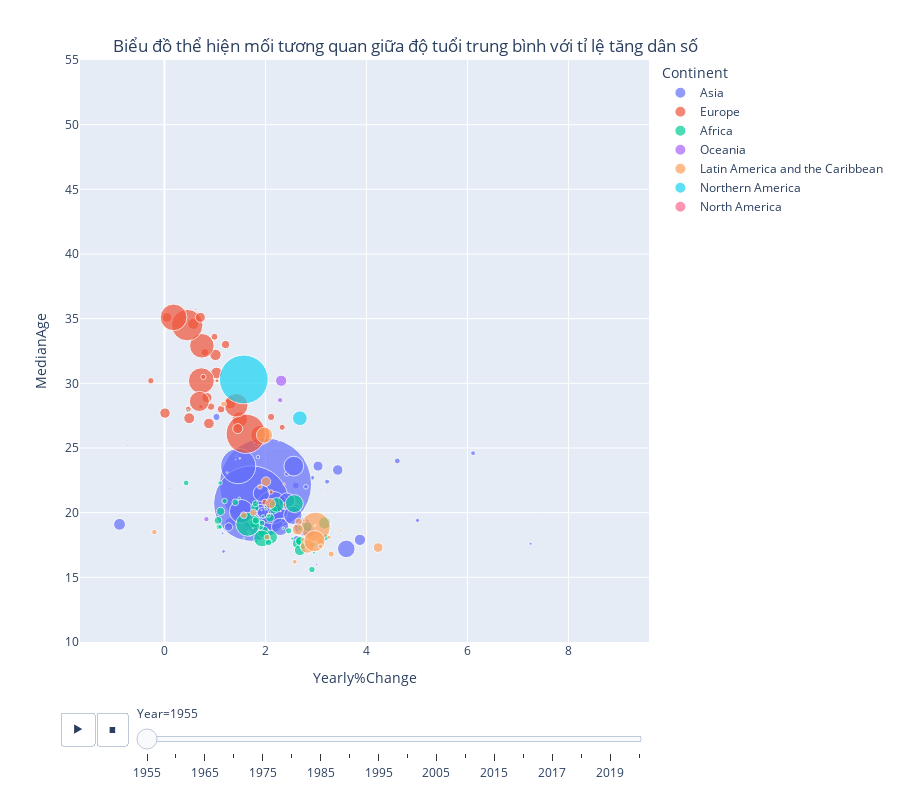

Source (notebook cell):
### Markdown cell above
**Mối tương quan giữa độ tuổi trung bình với tỉ lệ tăng dân số.**

### Code cell
import math
df_=df[::]
#df_['Population']=[math.log(i,10) for i in df_.pop('Population')]
fig=px.scatter(df_, x="Yearly%Change", y="MedianAge", animation_frame="Year", animation_group="Country",size='Population',size_max=100,
        color="Continent", hover_name="Country", range_y=[10,55],height=800,range_x=[])
fig.update_layout(
    title={
        'text': "Biểu đồ thể hiện mối tương quan giữa độ tuổi trung bình với tỉ lệ tăng dân số",
        'y':0.95,
        'x':0.45,
        'xanchor': 'center',
        'yanchor': 'top'})

fig.write_html(f"./3 visualization/8 {fig['layout']['title']['text']}.html")
fig.show()

### Figure 1 — Plotly figure (JSON) as saved in the notebook; plotly's stock layout.template omitted (floating-point values rounded to 4 significant figures)
{"data": [{"hovertemplate": "<b>%{hovertext}</b><br><br>Continent=Asia<br>Year=1955<br>Yearly%Change=%{x}<br>MedianAge=%{y}<br>Population=%{marker.size}<extra></extra>", "hovertext": ["Afghanistan", "Armenia", "Azerbaijan", "Bahrain", "Bangladesh", "Bhutan", "Brunei ", "Cambodia", "China", "Cyprus", "Georgia", "Hong Kong", "India", "Indonesia", "Iran", "Iraq", "Israel", "Japan", "Jordan", "Kazakhstan", "Kuwait", "Kyrgyzstan", "Laos", "Lebanon", "Macao", "Malaysia", "Maldives", "Mongolia", "Myanmar", "Nepal", "North Korea", "Oman", "Pakistan", "Philippines", "Qatar", "Saudi Arabia", "Singapore", "South Korea", "Sri Lanka", "State of Palestine", "Syria", "Taiwan", "Tajikistan", "Thailand", "Timor-Leste", "Turkey", "Turkmenistan", "United Arab Emirates", "Uzbekistan", "Vietnam", "Yemen"], "ids": ["Afghanistan", "Armenia", "Azerbaijan", "Bahrain", "Bangladesh", "Bhutan", "Brunei ", "Cambodia", "China", "Cyprus", "Georgia", "Hong Kong", "India", "Indonesia", "Iran", "Iraq", "Israel", "Japan", "Jordan", "Kazakhstan", "Kuwait", "Kyrgyzstan", "Laos", "Lebanon", "Macao", "Malaysia", "Maldives", "Mongolia", "Myanmar", "Nepal", "North Korea", "Oman", "Pakistan", "Philippines", "Qatar", "Saudi Arabia", "Singapore", "South Korea", "Sri Lanka", "State of Palestine", "Syria", "Taiwan", "Tajikistan", "Thailand", "Timor-Leste", "Turkey", "Turkmenistan", "United Arab Emirates", "Uzbekistan", "Vietnam", "Yemen"], "legendgroup": "Asia", "marker": {"color": "#636efa", "size": [8270991, 1563507, 3329387, 133585, 42086301, 197457, 63356, 5045288, 612241554, 529972, 3713133, 2472658, 409880595, 77273425, 19294127, 6502657, 1691878, 89018257, 682968, 7932521, 181888, 1904062, 1890854, 1532115, 189460, 7038913, 79703, 855103, 19550071, 9316916, 10086991, 495818, 40488030, 22177058, 35866, 3558155, 1305105, 21514570, 8778438, 987755, 3911501, 9189972, 1794416, 23711132, 439223, 24270600, 1364635, 79578, 7277333, 28147443, 4965574], "sizemode": "area", "sizeref": 143900.0, "symbol": "circle"}, "mode": "markers", "name": "Asia", "orientation": "v", "showlegend": true, "type": "scatter", "x": [1.3, 2.93, 2.6, 2.93, 2.12, 2.23, 5.71, 2.62, 2, 1.42, 1.03, 4.61, 1.72, 2.13, 2.42, 2.6, 6.11, 1.46, 7.25, 3.43, 3.51, 1.82, 2.36, 2.8, -0.73, 2.87, 1.58, 1.85, 1.92, 1.89, -0.89, 1.67, 1.52, 3.6, 7.48, 2.65, 5.01, 2.29, 1.95, 1.17, 2.76, 3.87, 3.22, 2.74, 1.15, 2.54, 2.42, 2.72, 3.04, 2.56, 1.27], "xaxis": "x", "y": [19.2, 22.7, 22.1, 19.2, 19.3, 18.5, 21.1, 17.9, 22.2, 24.4, 27.4, 24, 20.7, 20.4, 20.9, 20.3, 24.6, 23.6, 17.6, 23.3, 22.7, 25.3, 19.4, 22, 25.2, 18.5, 19.8, 24.3, 21.5, 20.2, 19.1, 18.5, 20.1, 17.2, 19.4, 18.8, 19.4, 18.9, 20, 17, 18.8, 17.9, 22.4, 18.9, 18.4, 19.8, 23, 18.4, 23.6, 23.6, 18.9], "yaxis": "y"}, {"hovertemplate": "<b>%{hovertext}</b><br><br>Continent=Europe<br>Year=1955<br>Yearly%Change=%{x}<br>MedianAge=%{y}<br>Population=%{marker.size}<extra></extra>", "hovertext": ["Albania", "Andorra", "Austria", "Belarus", "Belgium", "Bosnia and Herzegovina", "Bulgaria", "Channel Islands", "Croatia", "Czech Republic (Czechia)", "Denmark", "Estonia", "Faeroe Islands", "Finland", "France", "Germany", "Gibraltar", "Greece", "Holy See", "Hungary", "Iceland", "Ireland", "Isle of Man", "Italy", "Latvia", "Liechtenstein", "Lithuania", "Luxembourg", "Malta", "Moldova", "Monaco", "Montenegro", "Netherlands", "North Macedonia", "Norway", "Poland", "Portugal", "Romania", "Russia", "San Marino", "Serbia", "Slovakia", "Slovenia", "Spain", "Sweden", "Switzerland", "Ukraine", "United Kingdom"], "ids": ["Albania", "Andorra", "Austria", "Belarus", "Belgium", "Bosnia and Herzegovina", "Bulgaria", "Channel Islands", "Croatia", "Czech Republic (Czechia)", "Denmark", "Estonia", "Faeroe Islands", "Finland", "France", "Germany", "Gibraltar", "Greece", "Holy See", "Hungary", "Iceland", "Ireland", "Isle of Man", "Italy", "Latvia", "Liechtenstein", "Lithuania", "Luxembourg", "Malta", "Moldova", "Monaco", "Montenegro", "Netherlands", "North Macedonia", "Norway", "Poland", "Portugal", "Romania", "Russia", "San Marino", "Serbia", "Slovakia", "Slovenia", "Spain", "Sweden", "Switzerland", "Ukraine", "United Kingdom"], "legendgroup": "Europe", "marker": {"color": "#EF553B", "size": [1419994, 9232, 6953406, 7747210, 8887274, 2936309, 7561493, 105609, 4030415, 9361772, 4440778, 1159231, 32481, 4238275, 43411367, 71537459, 22788, 8011124, 908, 9828494, 157642, 2873415, 52408, 48335578, 2001574, 14830, 2628751, 305261, 313526, 2627012, 19655, 443795, 10709630, 1392449, 3430340, 27269749, 8625532, 17483935, 111355300, 13789, 7234922, 3815402, 1527205, 29048395, 7262623, 4957066, 40019491, 51063902], "sizemode": "area", "sizeref": 143900.0, "symbol": "circle"}, "mode": "markers", "name": "Europe", "orientation": "v", "showlegend": true, "type": "scatter", "x": [2.37, 8.3, 0.05, 0.01, 0.57, 1.99, 0.84, 0.65, 0.92, 1.01, 0.8, 1.04, 0.61, 1.12, 0.74, 0.45, 0.67, 0.88, 0, 1.03, 2.02, -0.27, -1.05, 0.73, 0.77, 1.51, 0.47, 0.62, 0.1, 2.33, -0.34, 2.37, 1.3, 2.11, 0.99, 1.9, 0.49, 1.49, 1.61, 1.53, 1.45, 2.11, 0.72, 0.69, 0.71, 1.21, 1.42, 0.18], "xaxis": "x", "y": [20.6, 0, 35.1, 27.7, 34.6, 20.8, 28.9, 36.1, 28.2, 32.2, 32.4, 30.2, 0, 28, 32.9, 34.5, 0, 26.9, 0, 30.8, 26.2, 30.2, 0, 30.2, 30.5, 0, 28, 35.7, 21.9, 26.6, 0, 22.2, 28.5, 21.6, 33.6, 26, 27.3, 27.2, 26.1, 0, 26.5, 27.4, 28.2, 28.6, 35.1, 33, 28.3, 35.1], "yaxis": "y"}, {"hovertemplate": "<b>%{hovertext}</b><br><br>Continent=Africa<br>Year=1955<br>Yearly%Change=%{x}<br>MedianAge=%{y}<br>Population=%{marker.size}<extra></extra>", "hovertext": ["Algeria", "Angola", "Benin", "Botswana", "Burkina Faso", "Burundi", "Cabo Verde", "Cameroon", "Central African Republic", "Chad", "Comoros", "Congo", "Côte d'Ivoire", "DR Congo", "Djibouti", "Egypt", "Equatorial Guinea", "Eritrea", "Eswatini", "Ethiopia", "Gabon", "Gambia", "Ghana", "Guinea", "Guinea-Bissau", "Kenya", "Lesotho", "Liberia", "Libya", "Madagascar", "Malawi", "Mali", "Mauritania", "Mauritius", "Mayotte", "Morocco", "Mozambique", "Namibia", "Niger", "Nigeria", "Rwanda", "Réunion", "Saint Helena", "Sao Tome & Principe", "Senegal", "Seychelles", "Sierra Leone", "Somalia", "South Africa", "South Sudan", "Sudan", "Tanzania", "Togo", "Tunisia", "Uganda", "Western Sahara", "Zambia", "Zimbabwe"], "ids": ["Algeria", "Angola", "Benin", "Botswana", "Burkina Faso", "Burundi", "Cabo Verde", "Cameroon", "Central African Republic", "Chad", "Comoros", "Congo", "Côte d'Ivoire", "DR Congo", "Djibouti", "Egypt", "Equatorial Guinea", "Eritrea", "Eswatini", "Ethiopia", "Gabon", "Gambia", "Ghana", "Guinea", "Guinea-Bissau", "Kenya", "Lesotho", "Liberia", "Libya", "Madagascar", "Malawi", "Mali", "Mauritania", "Mauritius", "Mayotte", "Morocco", "Mozambique", "Namibia", "Niger", "Nigeria", "Rwanda", "Réunion", "Saint Helena", "Sao Tome & Principe", "Senegal", "Seychelles", "Sierra Leone", "Somalia", "South Africa", "South Sudan", "Sudan", "Tanzania", "Togo", "Tunisia", "Uganda", "Western Sahara", "Zambia", "Zimbabwe"], "legendgroup": "Africa", "marker": {"color": "#00cc96", "size": [9774283, 5043247, 2303587, 463359, 4517155, 2537157, 197195, 4706995, 1401341, 2735198, 175903, 911029, 3004421, 13517513, 69589, 23223124, 239873, 899752, 303028, 19947292, 484313, 329661, 5730594, 3229649, 576136, 6987658, 766763, 1011363, 1245358, 4543542, 3270548, 4975398, 738299, 570648, 18985, 10502666, 6508398, 567847, 2955541, 41086100, 2527294, 291658, 5345, 58806, 2808225, 38955, 2165815, 2491542, 15206502, 2619712, 6549298, 8729662, 1473839, 3943540, 5888793, 21147, 2644976, 3213286], "sizemode": "area", "sizeref": 143900.0, "symbol": "circle"}, "mode": "markers", "name": "Africa", "orientation": "v", "showlegend": true, "type": "scatter", "x": [1.96, 2.09, 0.43, 2.35, 1.06, 1.9, 2.06, 1.79, 1.1, 1.8, 1.98, 1.95, 2.7, 2.1, 2.34, 2.57, 1.24, 1.82, 2.11, 1.93, 0.46, 1.57, 2.62, 1.4, 1.48, 2.83, 1.7, 1.69, 2.06, 2.16, 2.06, 1.11, 2.53, 2.96, 4.63, 3.17, 1.78, 2, 2.92, 1.65, 2.94, 3.29, 0.37, -0.4, 2.46, 1.41, 1.19, 1.93, 2.22, 1.08, 2.7, 2.68, 1.1, 1.81, 2.68, 8.97, 2.74, 3.19], "xaxis": "x", "y": [18.5, 19.6, 22.3, 18.8, 19.4, 18.9, 21.7, 20.4, 22.3, 20.7, 20.6, 19.7, 18.8, 18.1, 17.5, 20.7, 23.1, 17.8, 17.8, 18, 27.9, 18, 17.6, 20.8, 21.1, 18.9, 18.3, 19.3, 19.8, 20.2, 17.7, 20.1, 18, 16.9, 22.7, 19.2, 19.2, 20.3, 15.6, 19.1, 17.5, 18.8, 0, 24.5, 18.6, 24.1, 20.9, 19.2, 20.6, 18.9, 17.8, 17.1, 18.9, 19.4, 17.8, 20.1, 17.4, 18.1], "yaxis": "y"}, {"hovertemplate": "<b>%{hovertext}</b><br><br>Continent=Oceania<br>Year=1955<br>Yearly%Change=%{x}<br>MedianAge=%{y}<br>Population=%{marker.size}<extra></extra>", "hovertext": ["American Samoa", "Australia", "Cook Islands", "Fiji", "French Polynesia", "Guam", "Kiribati", "Marshall Islands", "Micronesia", "Nauru", "New Caledonia", "New Zealand", "Niue", "Northern Mariana Islands", "Palau", "Papua New Guinea", "Samoa", "Solomon Islands", "Tokelau", "Tonga", "Tuvalu", "Vanuatu", "Wallis & Futuna"], "ids": ["American Samoa", "Australia", "Cook Islands", "Fiji", "French Polynesia", "Guam", "Kiribati", "Marshall Islands", "Micronesia", "Nauru", "New Caledonia", "New Zealand", "Niue", "Northern Mariana Islands", "Palau", "Papua New Guinea", "Samoa", "Solomon Islands", "Tokelau", "Tonga", "Tuvalu", "Vanuatu", "Wallis & Futuna"], "legendgroup": "Oceania", "marker": {"color": "#ab63fa", "size": [19754, 9165707, 16347, 335098, 68854, 62641, 36573, 13894, 171107, 3819, 67748, 2136391, 4694, 7985, 8322, 2086247, 94178, 102002, 1607, 55322, 5069, 54921, 7669], "sizemode": "area", "sizeref": 143900.0, "symbol": "circle"}, "mode": "markers", "name": "Oceania", "orientation": "v", "showlegend": true, "type": "scatter", "x": [0.85, 2.31, 1.63, 3.01, 2.7, 0.98, 2.05, 1.34, 1.92, 2.21, 0.89, 2.29, 0.12, 2.67, 2.26, 0.83, 2.78, 2.58, 0.52, 3.22, 1.64, 2.86, 1.84], "xaxis": "x", "y": [0, 30.2, 0, 16, 18.5, 22.3, 18.7, 0, 20.2, 0, 22.4, 28.7, 0, 0, 0, 19.5, 15.6, 18.6, 0, 17.2, 0, 16.8, 0], "yaxis": "y"}, {"hovertemplate": "<b>%{hovertext}</b><br><br>Continent=Latin America and the Caribbean<br>Year=1955<br>Yearly%Change=%{x}<br>MedianAge=%{y}<br>Population=%{marker.size}<extra></extra>", "hovertext": ["Anguilla", "Antigua and Barbuda", "Argentina", "Aruba", "Bahamas", "Barbados", "Belize", "Bolivia", "Brazil", "British Virgin Islands", "Caribbean Netherlands", "Cayman Islands", "Chile", "Colombia", "Costa Rica", "Cuba", "Curaçao", "Dominica", "Dominican Republic", "Ecuador", "El Salvador", "Falkland Islands", "French Guiana", "Grenada", "Guadeloupe", "Guatemala", "Guyana", "Haiti", "Honduras", "Jamaica", "Martinique", "Mexico", "Montserrat", "Nicaragua", "Panama", "Paraguay", "Peru", "Puerto Rico", "Saint Kitts & Nevis", "Saint Lucia", "Saint Martin", "Sint Maarten", "St. Vincent & Grenadines", "Suriname", "Trinidad and Tobago", "Turks and Caicos", "U.S. Virgin Islands", "Uruguay", "Venezuela"], "ids": ["Anguilla", "Antigua and Barbuda", "Argentina", "Aruba", "Bahamas", "Barbados", "Belize", "Bolivia", "Brazil", "British Virgin Islands", "Caribbean Netherlands", "Cayman Islands", "Chile", "Colombia", "Costa Rica", "Cuba", "Curaçao", "Dominica", "Dominican Republic", "Ecuador", "El Salvador", "Falkland Islands", "French Guiana", "Grenada", "Guadeloupe", "Guatemala", "Guyana", "Haiti", "Honduras", "Jamaica", "Martinique", "Mexico", "Montserrat", "Nicaragua", "Panama", "Paraguay", "Peru", "Puerto Rico", "Saint Kitts & Nevis", "Saint Lucia", "Saint Martin", "Sint Maarten", "St. Vincent & Grenadines", "Suriname", "Trinidad and Tobago", "Turks and Caicos", "U.S. Virgin Islands", "Uruguay", "Venezuela"], "legendgroup": "Latin America and the Caribbean", "marker": {"color": "#FFA15A", "size": [5783, 49648, 18789418, 43724, 88631, 227138, 79870, 3331036, 62533919, 7679, 7670, 6677, 7322652, 13775000, 1110087, 6539454, 116916, 54560, 2781336, 3956620, 2432880, 2204, 28490, 81103, 236064, 3625300, 482555, 3514074, 1771352, 1540956, 245675, 32350596, 14233, 1508102, 981080, 1673665, 8858389, 2195516, 48492, 86477, 3408, 2108, 73554, 249000, 739709, 5238, 29682, 2372559, 6744695], "sizemode": "area", "sizeref": 143900.0, "symbol": "circle"}, "mode": "markers", "name": "Latin America and the Caribbean", "orientation": "v", "showlegend": true, "type": "scatter", "x": [2.47, 1.75, 1.98, 2.81, 2.3, 1.49, 2.99, 1.57, 2.99, 0.63, 1.49, 0.8, 2.1, 2.83, 3.26, 2.01, 3.14, 1.32, 3.3, 2.66, 2.03, -0.49, 2.26, 1.13, 2.37, 3.08, 3.49, 1.76, 2.75, 1.89, 2.05, 2.97, 1.03, 3.09, 2.68, 2.58, 2.64, -0.2, 1.04, 0.88, 2.56, 7.06, 1.88, 2.98, 2.76, 0.73, 2.07, 1.17, 4.23], "xaxis": "x", "y": [0, 18.8, 26, 18.1, 20.1, 24.2, 18.6, 19.8, 18.9, 0, 0, 0, 20.7, 17.4, 18.1, 22.4, 21.4, 0, 16.8, 19.3, 18.1, 0, 25.5, 17.1, 20.3, 17.8, 18.6, 20, 17.9, 22, 19.9, 17.8, 0, 17.4, 18.4, 16.2, 18.7, 18.5, 0, 20.1, 0, 0, 14.9, 19, 19.4, 0, 21.5, 28.4, 17.3], "yaxis": "y"}, {"hovertemplate": "<b>%{hovertext}</b><br><br>Continent=Northern America<br>Year=1955<br>Yearly%Change=%{x}<br>MedianAge=%{y}<br>Population=%{marker.size}<extra></extra>", "hovertext": ["Bermuda", "Canada", "Greenland", "Saint Pierre & Miquelon", "United States"], "ids": ["Bermuda", "Canada", "Greenland", "Saint Pierre & Miquelon", "United States"], "legendgroup": "Northern America", "marker": {"color": "#19d3f3", "size": [40708, 15673763, 25846, 4755, 171685336], "sizemode": "area", "sizeref": 143900.0, "symbol": "circle"}, "mode": "markers", "name": "Northern America", "orientation": "v", "showlegend": true, "type": "scatter", "x": [1.79, 2.68, 2.36, 0.79, 1.57], "xaxis": "x", "y": [0, 27.3, 0, 0, 30.3], "yaxis": "y"}, {"hovertemplate": "<b>%{hovertext}</b><br><br>Continent=North America<br>Year=1955<br>Yearly%Change=%{x}<br>MedianAge=%{y}<br>Population=%{marker.size}<extra></extra>", "hovertext": ["Saint Barthelemy"], "ids": ["Saint Barthelemy"], "legendgroup": "North America", "marker": {"color": "#FF6692", "size": [2245], "sizemode": "area", "sizeref": 143900.0, "symbol": "circle"}, "mode": "markers", "name": "North America", "orientation": "v", "showlegend": true, "type": "scatter", "x": [2.32], "xaxis": "x", "y": [0], "yaxis": "y"}], "layout": {"height": 800, "legend": {"itemsizing": "constant", "title": {"text": "Continent"}, "tracegroupgap": 0}, "margin": {"t": 60}, "sliders": [{"active": 0, "currentvalue": {"prefix": "Year="}, "len": 0.9, "pad": {"b": 10, "t": 60}, "steps": [{"args": [["1955"], {"frame": {"duration": 0, "redraw": false}, "fromcurrent": true, "mode": "immediate", "transition": {"duration": 0, "easing": "linear"}}], "label": "1955", "method": "animate"}, {"args": [["1960"], {"frame": {"duration": 0, "redraw": false}, "fromcurrent": true, "mode": "immediate", "transition": {"duration": 0, "easing": "linear"}}], "label": "1960", "method": "animate"}, {"args": [["1965"], {"frame": {"duration": 0, "redraw": false}, "fromcurrent": true, "mode": "immediate", "transition": {"duration": 0, "easing": "linear"}}], "label": "1965", "method": "animate"}, {"args": [["1970"], {"frame": {"duration": 0, "redraw": false}, "fromcurrent": true, "mode": "immediate", "transition": {"duration": 0, "easing": "linear"}}], "label": "1970", "method": "animate"}, {"args": [["1975"], {"frame": {"duration": 0, "redraw": false}, "fromcurrent": true, "mode": "immediate", "transition": {"duration": 0, "easing": "linear"}}], "label": "1975", "method": "animate"}, {"args": [["1980"], {"frame": {"duration": 0, "redraw": false}, "fromcurrent": true, "mode": "immediate", "transition": {"duration": 0, "easing": "linear"}}], "label": "1980", "method": "animate"}, {"args": [["1985"], {"frame": {"duration": 0, "redraw": false}, "fromcurrent": true, "mode": "immediate", "transition": {"duration": 0, "easing": "linear"}}], "label": "1985", "method": "animate"}, {"args": [["1990"], {"frame": {"duration": 0, "redraw": false}, "fromcurrent": true, "mode": "immediate", "transition": {"duration": 0, "easing": "linear"}}], "label": "1990", "method": "animate"}, {"args": [["1995"], {"frame": {"duration": 0, "redraw": false}, "fromcurrent": true, "mode": "immediate", "transition": {"duration": 0, "easing": "linear"}}], "label": "1995", "method": "animate"}, {"args": [["2000"], {"frame": {"duration": 0, "redraw": false}, "fromcurrent": true, "mode": "immediate", "transition": {"duration": 0, "easing": "linear"}}], "label": "2000", "method": "animate"}, {"args": [["2005"], {"frame": {"duration": 0, "redraw": false}, "fromcurrent": true, "mode": "immediate", "transition": {"duration": 0, "easing": "linear"}}], "label": "2005", "method": "animate"}, {"args": [["2010"], {"frame": {"duration": 0, "redraw": false}, "fromcurrent": true, "mode": "immediate", "transition": {"duration": 0, "easing": "linear"}}], "label": "2010", "method": "animate"}, {"args": [["2015"], {"frame": {"duration": 0, "redraw": false}, "fromcurrent": true, "mode": "immediate", "transition": {"duration": 0, "easing": "linear"}}], "label": "2015", "method": "animate"}, {"args": [["2016"], {"frame": {"duration": 0, "redraw": false}, "fromcurrent": true, "mode": "immediate", "transition": {"duration": 0, "easing": "linear"}}], "label": "2016", "method": "animate"}, {"args": [["2017"], {"frame": {"duration": 0, "redraw": false}, "fromcurrent": true, "mode": "immediate", "transition": {"duration": 0, "easing": "linear"}}], "label": "2017", "method": "animate"}, {"args": [["2018"], {"frame": {"duration": 0, "redraw": false}, "fromcurrent": true, "mode": "immediate", "transition": {"duration": 0, "easing": "linear"}}], "label": "2018", "method": "animate"}, {"args": [["2019"], {"frame": {"duration": 0, "redraw": false}, "fromcurrent": true, "mode": "immediate", "transition": {"duration": 0, "easing": "linear"}}], "label": "2019", "method": "animate"}, {"args": [["2020"], {"frame": {"duration": 0, "redraw": false}, "fromcurrent": true, "mode": "immediate", "transition": {"duration": 0, "easing": "linear"}}], "label": "2020", "method": "animate"}], "x": 0.1, "xanchor": "left", "y": 0, "yanchor": "top"}], "title": {"text": "Biểu đồ thể hiện mối tương quan giữa độ tuổi trung bình với tỉ lệ tăng dân số", "x": 0.45, "xanchor": "center", "y": 0.95, "yanchor": "top"}, "updatemenus": [{"buttons": [{"args": [null, {"frame": {"duration": 500, "redraw": false}, "fromcurrent": true, "mode": "immediate", "transition": {"duration": 500, "easing": "linear"}}], "label": "&#9654;", "method": "animate"}, {"args": [[null], {"frame": {"duration": 0, "redraw": false}, "fromcurrent": true, "mode": "immediate", "transition": {"duration": 0, "easing": "linear"}}], "label": "&#9724;", "method": "animate"}], "direction": "left", "pad": {"r": 10, "t": 70}, "showactive": false, "type": "buttons", "x": 0.1, "xanchor": "right", "y": 0, "yanchor": "top"}], "xaxis": {"anchor": "y", "domain": [0, 1], "title": {"text": "Yearly%Change"}}, "yaxis": {"anchor": "x", "domain": [0, 1], "range": [10, 55], "title": {"text": "MedianAge"}}}}
